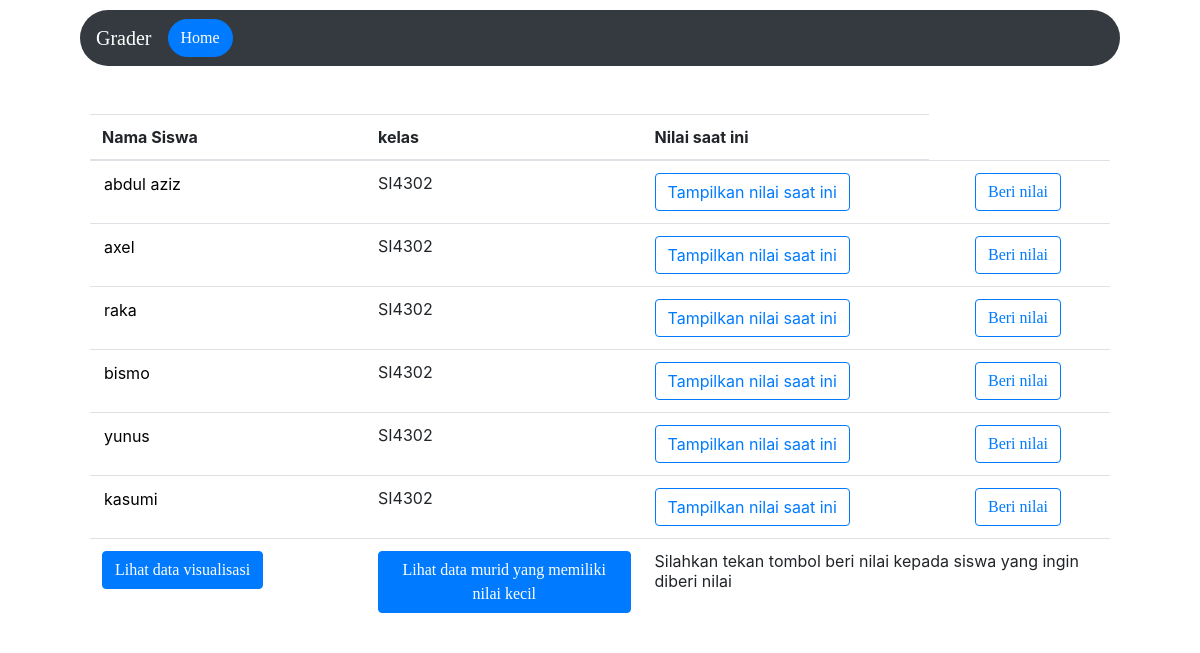
/grader/kasihNilai/SI4302/SNB22/, run on the app's committed database.
### grader/models.py (models this page shows, shortened)
class t_pengguna(models.Model):
    username = models.CharField(max_length=15)
    tipe = models.CharField(max_length=15)
    KELAS_CHOICES = (
        ('SI4301','SI4301'),
        ('SI4302','SI4302'),
        ('SI4303','SI4303'),
    )
    kelas = models.CharField(max_length=15, choices=KELAS_CHOICES, default='SI4301')
    nama_lengkap = models.CharField(max_length=50, default='nama')

class t_matkul(models.Model):
    nama_mapel = models.CharField(max_length=50)
    kode_mapel = models.CharField(max_length=20, default='kode')
    username_dosen = models.CharField(max_length=15)
    KELAS_CHOICES = (
        ('SI4301','SI4301'),
        ('SI4302','SI4302'),
        ('SI4303','SI4303'),
    )
    kelas = models.CharField(max_length=15, choices=KELAS_CHOICES, default='SI 43 01')
    nama_dosen = models.CharField(max_length=50, default='nama')

### grader/views.py (the view)
# urls.py: url(r'^kasihNilai/(?P<kelas>\w+)/(?P<nm_map>\w+)/$', tambahNilai, name='beriNilai'),
def tambahNilai(request, kelas, nm_map):
    if request.method == 'POST':
        nama = request.POST.get('nama')
        print(nama)
        return render(request, 'grader/beriNilai.html', {'matpel' : t_pengguna.objects.filter(kelas=kelas), 'nilai' : t_nilai.objects.filter(nama=nama).filter(kode_mapel=nm_map), 'nama' : t_matkul.objects.filter(kode_mapel=nm_map)})
    return render(request, 'grader/beriNilai.html', {'matpel' : t_pengguna.objects.filter(kelas=kelas), 'nama' : t_matkul.objects.filter(kode_mapel=nm_map)})

### grader/templates/grader/beriNilai.html (shortened to what this page needs)
<html>
    <head>
        <link rel="stylesheet" href="https://stackpath.bootstrapcdn.com/font-awesome/4.7.0/css/font-awesome.min.css">
        <link rel="stylesheet" href="https://stackpath.bootstrapcdn.com/bootstrap/4.3.1/css/bootstrap.min.css">
        <link rel="stylesheet" href="https://ajax.googleapis.com/ajax/libs/jquery/3.4.1/jquery.min.js">
    </head>
<body>
    <nav class="navbar navbar-dark bg-dark navbar-expand-lg rounded-pill">
    <a class="navbar-brand" href="/">Grader</a>
    <a href="{% url 'home' %}"><button class="auth1 btn btn-primary">Home</button></a>
    </nav>
    <br><br>
        <table class="table">
            <thead>
            <tr>
                <th scope="col">Nama Siswa</th>
                <th scope="col">kelas</th>
                <th scope="col">Nilai saat ini</th>
            </tr>
            </thead>
            <tbody>
    {% for matkuls in matpel %}
    <td><input type="readonly" value="{{ matkuls.nama_lengkap }}" style="border:0" name="nama" readonly></td>
    <td>{{ matkuls.kelas }}</td>
    <form method="POST">
        <td><button type="submit" class="btn btn-outline-primary">Tampilkan nilai saat ini</button></td>
        <td><input type="hidden" value="{{ matkuls.username }}" style="border:0" name="nama" readonly></td>
        {% for kodes in nama %}
        <td><a class="btn btn-outline-primary" href="{% url 'tambahNilai' matkuls.nama_lengkap matkuls.kelas kodes.kode_mapel %}">Beri nilai</a></td>
        {% endfor %}
</form>
{% endfor %}
  <tr>
    {% for kodes in nama %}
    <td><a href="{% url 'datvisdos' kodes.kode_mapel %}" class="btn btn-primary">Lihat data visualisasi</a></td>
    <td><a href="{% url 'datanilai' kodes.kode_mapel %}" class="btn btn-primary">Lihat data murid yang memiliki nilai kecil</a></td>
    {% endfor %}
    <td colspan="6" class="cs-text-center cs-empty-table"> Silahkan tekan tombol beri nilai kepada siswa yang ingin diberi nilai</td>
  </tr>
</tbody>
</table>
</body>
</html>

### grader/templates/grader/beriNilai.html (style rules this page uses)
html, html a { font-family: 'Segoe UI Semibold'; src: local('Segoe UI Semibold'); -webkit-font-smoothing: antialiased; -moz-osx-font-smoothing: grayscale; }
.navbar { margin-right:80px; margin-left:80px; margin-top:10px; }
.auth1 { text-align: center; text-decoration: none; display: inline-block; cursor: pointer; border-radius: 20px; width: 100%; }
.table { border-radius: 5px; width: 85%; margin: 0px auto; float: none; }

### data on the page
t_pengguna: nama "abdul aziz", kelas "SI4302"
t_pengguna: nama "axel", kelas "SI4302"
t_pengguna: nama "raka", kelas "SI4302"
t_pengguna: nama "bismo", kelas "SI4302"
t_pengguna: nama "yunus", kelas "SI4302"
t_pengguna: nama "kasumi", kelas "SI4302"
